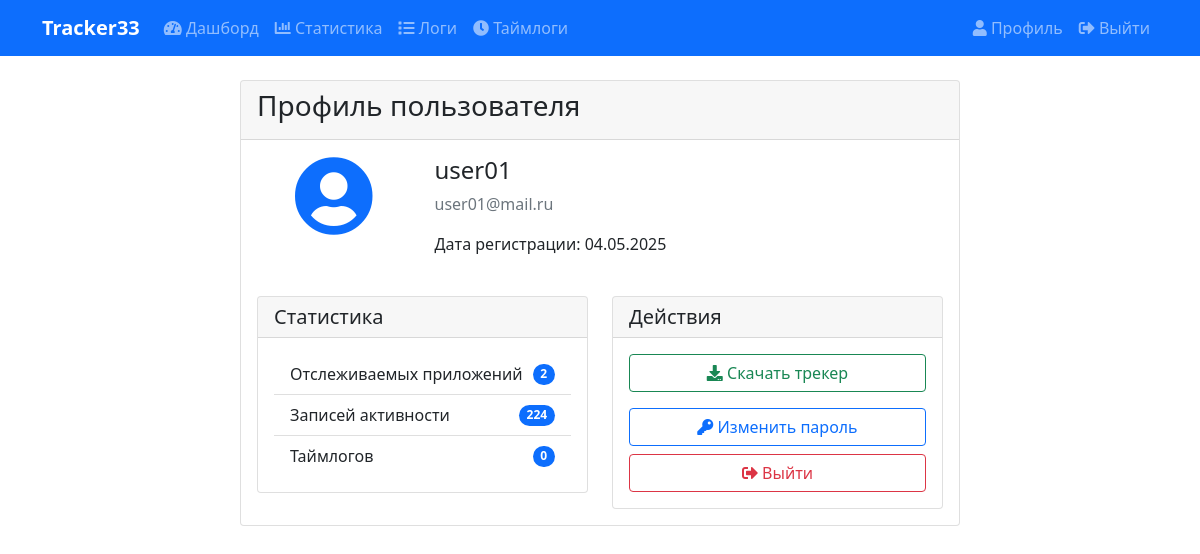
The app's page /users/profile/ (signed in), older data.
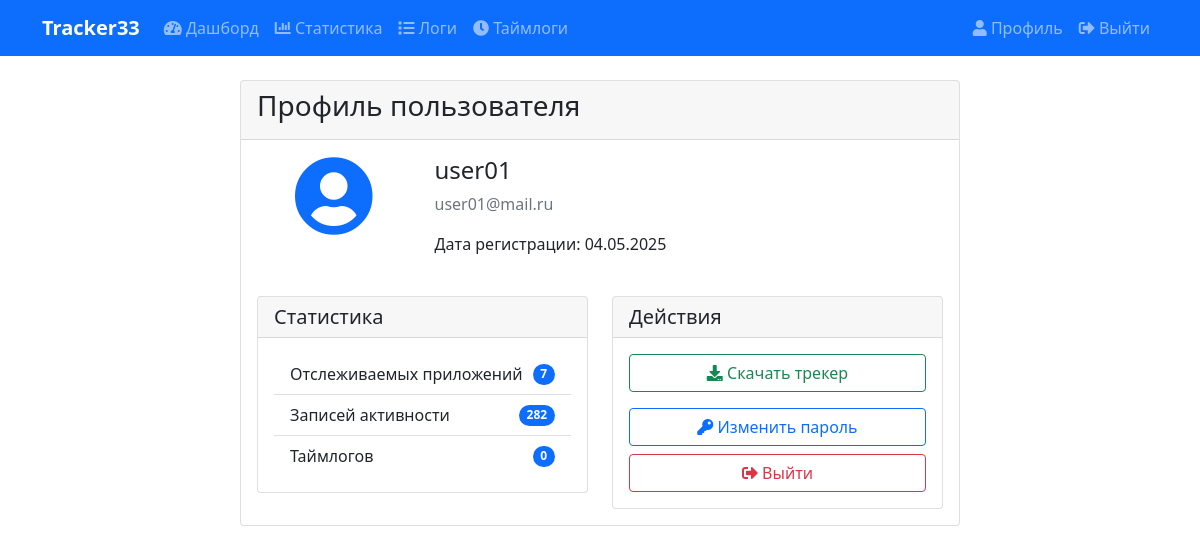
The same page, newer data.
### users/models.py (models this page shows, shortened)
class CustomUser(AbstractUser):
    groups = models.ManyToManyField(
        'auth.Group',
        verbose_name='groups',
        blank=True,
        help_text='The groups this user belongs to.',
        related_name='custom_user_set',
        related_query_name='custom_user'
    )
    user_permissions = models.ManyToManyField(
        'auth.Permission',
        verbose_name='user permissions',
        blank=True,
        help_text='Specific permissions for this user.',
        related_name='custom_user_set',
        related_query_name='custom_user'
    )
    department = models.CharField(max_length=100, verbose_name='Отдел')
    position = models.CharField(max_length=100, verbose_name='Должность')
    is_active_tracking = models.BooleanField(default=True, verbose_name='Активное отслеживание')
    class Meta:
        verbose_name = 'Пользователь'
        verbose_name_plural = 'Пользователи'

### users/views.py (the view, shortened to what this page needs)
# urls.py: path('profile/', user_views.ProfileView.as_view(), name='profile'),
class ProfileView(LoginRequiredMixin, UpdateView):
    model = CustomUser
    form_class = CustomUserChangeForm
    template_name = 'users/profile.html'
    success_url = reverse_lazy('profile')
    def get_object(self):
        return self.request.user
    def get(self, request, *args, **kwargs):
        if request.headers.get('Accept') == 'application/json':
            serializer = UserSerializer(self.get_object())
            return Response(serializer.data)
        return super().get(request, *args, **kwargs)

### tracking/logging.py (called while the page is built)
    @staticmethod
    def log_view_performance(view_name, response_time, status_code):
        log_data = {
            'timestamp': datetime.now().isoformat(),
            'view_name': view_name,
            'response_time': response_time,
            'status_code': status_code
        }
        performance_logger.info(json.dumps(log_data))

### templates/users/profile.html
{% extends 'base.html' %}
{% block content %}
<div class="container mt-4">
    <div class="row">
        <div class="col-md-8 mx-auto">
            <div class="card">
                <div class="card-header">
                    <h3 class="card-title">Профиль пользователя</h3>
                </div>
                <div class="card-body">
                    <div class="row mb-4">
                        <div class="col-md-3 text-center">
                            <i class="fas fa-user-circle fa-5x text-primary"></i>
                        </div>
                        <div class="col-md-9">
                            <h4>{{ user.username }}</h4>
                            <p class="text-muted">{{ user.email }}</p>
                            <p>Дата регистрации: {{ user.date_joined|date:"d.m.Y" }}</p>
                        </div>
                    </div>
                    <div class="row">
                        <div class="col-md-6">
                            <div class="card mb-3">
                                <div class="card-header">
                                    <h5 class="card-title mb-0">Статистика</h5>
                                </div>
                                <div class="card-body">
                                    <ul class="list-group list-group-flush">
                                        <li class="list-group-item d-flex justify-content-between align-items-center">
                                            Отслеживаемых приложений
                                            <span class="badge bg-primary rounded-pill">{{ user.tracked_apps.count }}</span>
                                        </li>
                                        <li class="list-group-item d-flex justify-content-between align-items-center">
                                            Записей активности
                                            <span class="badge bg-primary rounded-pill">{{ user.useractivity_set.count }}</span>
                                        </li>
                                        <li class="list-group-item d-flex justify-content-between align-items-center">
                                            Таймлогов
                                            <span class="badge bg-primary rounded-pill">{{ user.timelogs.count }}</span>
                                        </li>
                                    </ul>
                                </div>
                            </div>
                        </div>
                        <div class="col-md-6">
                            <div class="card">
                                <div class="card-header">
                                    <h5 class="card-title mb-0">Действия</h5>
                                </div>
                                <div class="card-body">
                                    <div class="d-grid gap-2">
                                        <a href="{% url 'download_tracker' %}" class="btn btn-outline-success mb-2">
                                            <i class="fas fa-download"></i> Скачать трекер
                                        </a>
                                        <a href="{% url 'simple_password_reset' %}" class="btn btn-outline-primary">
                                            <i class="fas fa-key"></i> Изменить пароль
                                        </a>
                                        <a href="{% url 'logout' %}" class="btn btn-outline-danger">
                                            <i class="fas fa-sign-out-alt"></i> Выйти
                                        </a>
                                    </div>
                                </div>
                            </div>
                        </div>
                    </div>
                </div>
            </div>
        </div>
    </div>
</div>
{% endblock %}

### templates/base.html (shortened to what this page needs)
<!DOCTYPE html>
<html lang="ru">
<head>
    <link href="https://cdn.jsdelivr.net/npm/bootstrap@5.1.3/dist/css/bootstrap.min.css" rel="stylesheet">
    <link href="https://cdnjs.cloudflare.com/ajax/libs/font-awesome/5.15.4/css/all.min.css" rel="stylesheet">
</head>
<body>
    <nav class="navbar navbar-expand-lg navbar-dark bg-primary">
        <div class="container">
            <a class="navbar-brand" href="{% url 'landing' %}">Tracker33</a>
            <div class="collapse navbar-collapse" id="navbarNav">
                {% if user.is_authenticated %}
                <ul class="navbar-nav me-auto">
                    <li class="nav-item">
                        <a class="nav-link" href="{% url 'dashboard' %}">
                            <i class="fas fa-tachometer-alt"></i> Дашборд
                        </a>
                    </li>
                    <li class="nav-item">
                        <a class="nav-link" href="{% url 'statistics' %}">
                            <i class="fas fa-chart-bar"></i> Статистика
                        </a>
                    </li>
                    <li class="nav-item">
                        <a class="nav-link" href="{% url 'logs' %}">
                            <i class="fas fa-list"></i> Логи
                        </a>
                    </li>
                    <li class="nav-item">
                        <a class="nav-link" href="{% url 'timelog-list' %}">
                            <i class="fas fa-clock"></i> Таймлоги
                        </a>
                    </li>
                </ul>
                <ul class="navbar-nav">
                    <li class="nav-item">
                        <a class="nav-link" href="{% url 'profile' %}">
                            <i class="fas fa-user"></i> Профиль
                        </a>
                    </li>
                    <li class="nav-item">
                        <a class="nav-link" href="{% url 'logout' %}">
                            <i class="fas fa-sign-out-alt"></i> Выйти
                        </a>
                    </li>
                </ul>
                {% endif %}
            </div>
        </div>
    </nav>
    <div class="container mt-4">
        {% block content %}
        {% endblock %}
    </div>
</body>
</html>

### templates/base.html (style rules this page uses)
.navbar-brand { font-weight: bold; }
.nav-link { font-weight: 500; }
.card { transition: transform 0.2s; }

Row changes from the older to the newer data that the page shows:
changed CustomUser "user01": tracked_apps.count "2" → "7"; useractivity_set.count "224" → "282"
